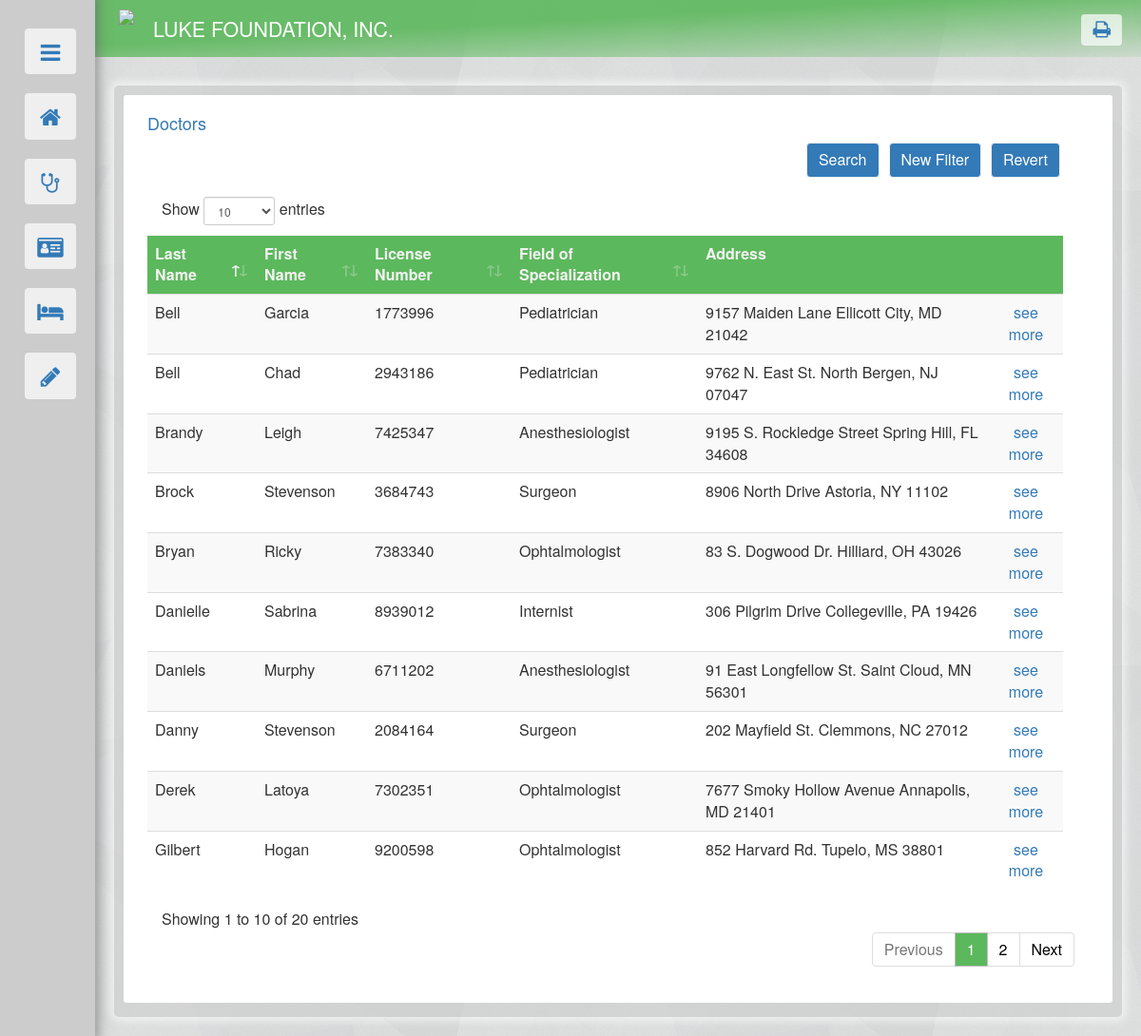
Page /doctors_prop.php on the committed database.
### tables this page shows
create table DOCTOR(
	DOC_LICENSE_NUM  CHAR(7) NOT NULL UNIQUE,
	LAST_NAME VARCHAR(20) NOT NULL,
	FIRST_NAME VARCHAR(20)  NOT NULL,
	ADDRESS VARCHAR(50),
	SPECIALIZATION VARCHAR(25),
	PRIMARY KEY (DOC_LICENSE_NUM)
);

### doctors_prop.php (the view, shortened to what this page needs)
<!DOCTYPE html>
<html>
	<head>
		<link href="references/bootstrap.min.css" rel="stylesheet"/>
		<link rel="stylesheet" href="references/font-awesome.min.css">
		<link rel="stylesheet" type="text/css" href="theme2.css">
		<link rel="stylesheet" href="references/dataTables.bootstrap4.min.css"/>
	</head>
	<body style="justify-content: center;">
		<?php include("nav.php"); ?>
		<div id="body">
			<div class="container-fluid" id="outer">
				<?php
					include("dbconnect.php");
					$FN_MAX = 15;
					$LN_MAX = 20;
					$LIC_LENG = 7;
					$ADDR_MAX = 50;
				?>
				<div class="container-fluid" id="basic" >
					<div id="inner" >
						<div class="container-fluid" >
							<h4 style="color:#337ab7;">Doctors</h4>
						</div>
						<div class="container-fluid" >
							<div>
								<div class="container-fluid">
									<ul class="list-group">
										<?php
											$DEFAULT = 0;
											if (isset($_GET["currentpage"])) {
												$current_p  = $_GET["currentpage"];
											} else {
												$current_p=1;
											};
											$limit = 20;
											$begin = ($current_p-1)*$limit;
											$D_query = "SELECT * FROM DOCTOR order by LAST_NAME asc limit $begin, ".$limit;
											$output = $mydatabase->query($D_query);
											if($DEFAULT==0){
												include('doctors_filter.php');
												if ($output->num_rows > 0) {
													echo'
													<table id="docdat" class="table table-striped row">
														<thead>
															<tr id="tophead">
																<td>Last Name</td>
																<td>First Name</td>
																<td>License Number</td>
																<td>Field of Specialization</td>
																<td>Address</td>
																<td></td>
															</tr>
														</thead>';
															while ($row=$output->fetch_assoc()) {
																echo "<tr>
																	<td>".$row['LAST_NAME']."</td>
																	<td>".$row['FIRST_NAME']."</td>
																	<td>".$row['DOC_LICENSE_NUM']."</td>
																	<td>".$row['SPECIALIZATION']."</td>
																	<td>".$row['ADDRESS']."</td>
																	<td style='text-align:center'><a href=".'doctors.php'.'?profilepage='.$row["DOC_LICENSE_NUM"].">see more</a></td>
																</tr>";
															}
													echo '</table>';
												} else { echo "No Records."; }
											}else if ($DEFAULT==1) {
												$output1 = $mydatabase->prepare("SELECT * FROM DOCTOR where DOC_LICENSE_NUM = '$profile_p' ");
												$output1->execute();
												$line = $output1->get_result();
												$dataline = $line->fetch_assoc();
												$D_LN = $dataline["LAST_NAME"];
												$D_FN = $dataline["FIRST_NAME"];
												$D_DLN = $dataline["DOC_LICENSE_NUM"];
												$D_A = $dataline["ADDRESS"];
												$D_SP = $dataline["SPECIALIZATION"];
												$SPEC_choice = array('Select specialization', 'Pediatrician','Ophthalmologist','Anesthesiologist','Surgeon','Internist');
												echo '<div>
														<div class="container-fluid">
															<h3>Dr. '.$D_FN.' '.$D_LN.'</h3>
															<div class="panel panel-default" style="padding-bottom:10px;">
																<div class="panel-heading" id="tophead1">Doctor Information</div>
																<div class="panel-body row" style="margin:0px; padding:5px 10px;">
																	<div class="col-md-3" style="font-weight:bold;">License Number</div>
																	<div class="col-md-9">'.$D_DLN.'</div>
																</div>
																<div class="panel-body row" style="margin:0px; padding:5px 10px;">
																	<div class="col-md-3" style="font-weight:bold;">Address</div>
																	<div class="col-md-9">'.$D_A.'</div>
																</div>
																<div class="panel-body row" style="margin:0px; padding:5px 10px;">
																	<div class="col-md-3" style="font-weight:bold;">Specialization</div>
																	<div class="col-md-9">'.$D_SP.'</div>
																</div>
															</div>
														</div>
													</div>';
												include("confirm.php");
												echo '<div id="link_buttons">
														<button class="btn btn-default" id="del_button" value="doctors" data-toggle="modal" data-target="#confirm_this" style="margin-left:15px;"> <span class="fa fa-trash" style="font-size:15px;"></span> Delete </button>
														<button type="button" class="btn btn-default" data-toggle="modal" data-target="#EditBox" style="margin-left:10px;"><span class="fa fa-edit" style="font-size:15px;"></span> Edit</button>
														<div style="text-align:right;"><a role="button" class="btn" id="go" style="margin-right:15px;" href="doctors.php">Back</a></div>
													</div>';
												echo '<div class="modal fade" id="EditBox" role="dialog" style="top:50px;">
														<div class="modal-dialog modal-lg">';
												echo 		'<div class="modal-content">
																<div class="modal-header">
																	<button type="button" class="close" data-dismiss="modal">&times;</button>
																	<h4 class="modal-title">Edit Record</h4>
																</div>
																<div class="modal-body">';
												echo 				'<div class="container-fluid">
																		<form method="post" id="updating" action="#" >
																			<div class="container-fluid" style="margin-bottom: 10px;">
																				<label for="F_NAME" style="width: 175px; float: left; ">First Name </label>
																				<input type="text" class="form-control" id="F_NAME" maxlength="'.$FN_MAX.'" name="F_NAME" value="'.$D_FN.'" style="width: 150px; float: left;" required >
																			</div>
																			<div class="container-fluid" style="margin-bottom: 10px;">
																				<label for="L_NAME" style="width: 175px; float: left; ">Last Name </label>
																				<input type="text" class="form-control" id="L_NAME" maxlength="'.$LN_MAX.'" name="L_NAME" value="'.$D_LN.'" style="width: 150px; float: left;" required >
																			</div>
																			<div class="container-fluid" style="margin-bottom: 10px;">
																				<label for="LICENSE_NUM" style="width: 175px; float: left; ">License No. </label>
																				<input pattern="\d{7}" title="License Number ranges from 0000000-9999999." type="text" class="form-control" id="LICENSE_NUM" maxlength="'.$LIC_LENG.'" name="LICENSE_NUM" value="'.$D_DLN.'" style="width: 90px; float: left;" required >
																			</div>
																			<div class="container-fluid" style="margin-bottom: 10px;">
																				<label for="ADDRESS" style="width: 175px; float: left; ">Address </label>
																				<input type="text" class="form-control" id="ADDRESS" maxlength="'.$ADDR_MAX.'" name="ADDRESS" value="'.$D_A.'" style="max-width: 450px; float: left;">
																			</div>
																				<div class="container-fluid" style="margin-bottom: 10px;">
																					<label for="SPECIALIZATION" style="width: 175px; float: left; ">Specialization</label>
																					<select class="form-control" id="SPECIALIZATION" name="SPECIALIZATION" style="max-width: 250px; float: left;">';
																					for ($spec=0; $spec < sizeof($SPEC_choice); $spec++) {
																						if($spec==0){
																							echo '<option value = "">-Select specialization-</option>';
																						}else{
																							if($D_SP==$SPEC_choice[$spec]){
																								echo '<option value = "'.$SPEC_choice[$spec].'" selected>'.$SPEC_choice[$spec].'</option>';
																							}else{
																								echo '<option value = "'.$SPEC_choice[$spec].'">'.$SPEC_choice[$spec].'</option>';
																							}
																						}
																					}
																					echo '</select>
																			</div>
																				<div class="text-center" style="margin-top: 20px;">
																				<button type="submit" onclick="update()" class="btn btn-default" value="'.$D_DLN.'" name="doctors_update">Update</button>
																			</div>
																		</form>
																	</div>';
												echo 			'</div>
																<div class="modal-footer">
																	<button type="button" class="btn btn-default" data-dismiss="modal" >Cancel</button>
																	</div>
																</div>';
												echo 			'<script>
																	function update() {
																		var license = document.getElementById("LICENSE_NUM").value;
																		document.getElementById("updating").action = "doctors.php?profilepage="+license;
																	}
																</script>
															</div>
														</div>';
											}else if($DEFAULT==2){
												$del = "DELETE FROM DOCTOR WHERE DOC_LICENSE_NUM = '$delete_p' ";
												if ($mydatabase->query($del) === TRUE) {
													echo "Record deleted.";
													echo '<div class="row" style="text-align:right;"><a role="btn" class="btn" id="go"  href="'.'doctors.php'.'">Back</a></div>';
												} else {
													echo "Error deleting record: " . $mydatabase->error;
												}
											}
										?>
									</ul>
								</div>
							</div>
						</div>
					</div>
				</div>
			</div>
		</div>
	</body>
</html>

### theme2.css (style rules this page uses)
#body { padding: 20px; margin-left: 100px; }
body { background-image: url("/images/bg2.png"); background-color: #d9d9d9; }
#outer { background-color: rgba(204, 204, 204, 0.5); margin: auto; padding: 10px 10px 15px 10px; border-radius: 5px; min-width: 900px; box-shadow: 0px 0px 10px 4px rgba(255,255,255, 0.6); }
div, li, td { font-size: 12pt; overflow-wrap: break-word; }
#tophead { background-color: #5cb85c; border-radius: 5px; color: #f2f2f2; border: 0px; font-weight: bold; }
#basic { background-color: #ffffff; padding: 0px; margin: 0px; border-radius: 3px; }
#inner { padding: 10px; }

### rows in the picture
doctor: LAST_NAME "Bell", FIRST_NAME "Garcia", DOC_LICENSE_NUM "1773996", SPECIALIZATION "Pediatrician", ADDRESS "9157 Maiden Lane Ellicott City, MD 21042"
doctor: LAST_NAME "Bell", FIRST_NAME "Chad", DOC_LICENSE_NUM "2943186", SPECIALIZATION "Pediatrician", ADDRESS "9762 N. East St. North Bergen, NJ 07047"
doctor: LAST_NAME "Brandy", FIRST_NAME "Leigh", DOC_LICENSE_NUM "7425347", SPECIALIZATION "Anesthesiologist", ADDRESS "9195 S. Rockledge Street Spring Hill, FL 34608"
doctor: LAST_NAME "Brock", FIRST_NAME "Stevenson", DOC_LICENSE_NUM "3684743", SPECIALIZATION "Surgeon", ADDRESS "8906 North Drive Astoria, NY 11102"
doctor: LAST_NAME "Bryan", FIRST_NAME "Ricky", DOC_LICENSE_NUM "7383340", SPECIALIZATION "Ophtalmologist", ADDRESS "83 S. Dogwood Dr. Hilliard, OH 43026"
doctor: LAST_NAME "Danielle", FIRST_NAME "Sabrina", DOC_LICENSE_NUM "8939012", SPECIALIZATION "Internist", ADDRESS "306 Pilgrim Drive Collegeville, PA 19426"
doctor: LAST_NAME "Daniels", FIRST_NAME "Murphy", DOC_LICENSE_NUM "6711202", SPECIALIZATION "Anesthesiologist", ADDRESS "91 East Longfellow St. Saint Cloud, MN 56301"
doctor: LAST_NAME "Danny", FIRST_NAME "Stevenson", DOC_LICENSE_NUM "2084164", SPECIALIZATION "Surgeon", ADDRESS "202 Mayfield St. Clemmons, NC 27012"
doctor: LAST_NAME "Derek", FIRST_NAME "Latoya", DOC_LICENSE_NUM "7302351", SPECIALIZATION "Ophtalmologist", ADDRESS "7677 Smoky Hollow Avenue Annapolis, MD 21401"
doctor: LAST_NAME "Gilbert", FIRST_NAME "Hogan", DOC_LICENSE_NUM "9200598", SPECIALIZATION "Ophtalmologist", ADDRESS "852 Harvard Rd. Tupelo, MS 38801"
